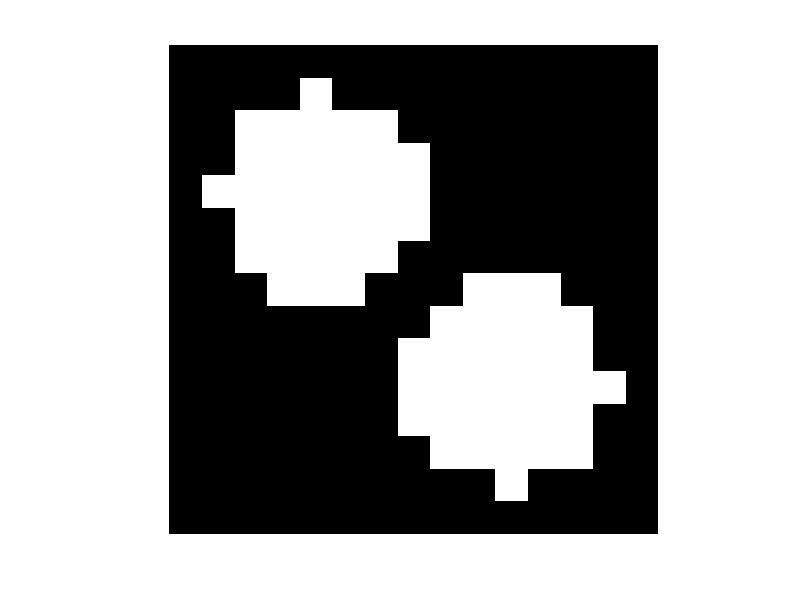
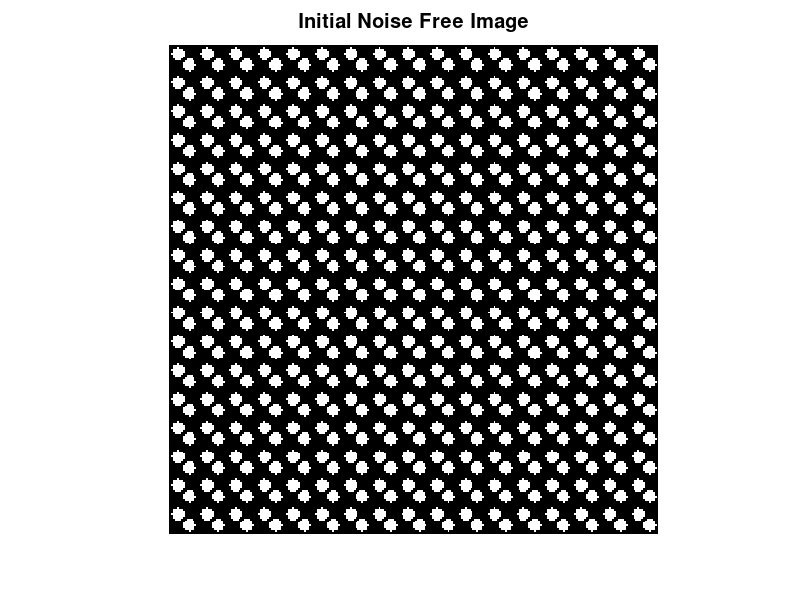

MATLAB code for these plots, in order: (Note: this script raises an error after producing the figures.)
%% Validation Of My Image Processing Algo:
close all
clear ; 
clc ; 

% Construct A Noisy Image For Testing:

center1 = -2.9 ;
center2 = -center1;
dist = sqrt(2*(2*center1)^2);
radius = dist/2.1 * 0.8;
lims = [floor(center1-1.1*radius) ceil(center2+1.1*radius)];
[x,y] = meshgrid(lims(1):lims(2));
bw1 = sqrt((x-center1).^2 + (y-center1).^2) <= radius;
bw2 = sqrt((x-center2).^2 + (y-center2).^2) <= radius;
bw  = bw1 | bw2 ;

% % Close mask with disk
radius = 1;
decomposition = 0;
se = strel('disk', radius, decomposition);
bw = imclose(bw, se);
figure(1) ; clf ; imshow(bw) ; 

bw = rescale(repmat(bw , [17 , 17])) ; 
% 
figure(2) ; clf ; 
imshow( bw , [] )
title('\fontsize{20}Initial Noise Free Image')

% Adding Noise:

% Black Image:
noise_img_black = imadjust(rgb2gray(imread('/Users/abhimanyudubey/Pictures/BIO MATH MODEL/Img_4_Noise/Black_Img.JPG'))) ; 
noise_img_gray  = imadjust(rgb2gray(imread('/Users/abhimanyudubey/Pictures/BIO MATH MODEL/Img_4_Noise/Grey_Img.TIF' ))) ; 

I1 = 50 : (50+size(bw , 1) - 1) ; % Default: 50 : (50+size(bw , 1) - 1) 
I2 = 70 : (70+size(bw , 2) - 1) ; % Default: 70 : (70+size(bw , 2) - 1)
noise_img_black = rescale(noise_img_black(I1 , I2) ); 
noise_img_gray  = rescale(noise_img_gray(I1 , I2) ); 

% % DELETE ME LATER:
% bw(end+1 , :) = 0 ; 
% bw(: , end+1) = 0 ;

figure(3) ; clf ; imshow(noise_img_black , []) ; 
title('\fontsize{20}Noisy Image 1')
figure(4) ; clf ; imshow(noise_img_gray  , []) ;
title('\fontsize{20}Noisy Image 2')


%
% img = uint16( rescale( imadjust( rescale( bw + 2*noise_img_black + 2*noise_img_gray) ) , 0 , 255 ) ) ; 

% noise_level_1 = 0.1 ; 
% noise_level_2 = 0.715 ; 

noise_level_1 = 3.5 ; 
noise_level_2 = 1.5 ;
img = imadjust( rescale( bw + (noise_level_1 * noise_img_black) + (noise_level_2*noise_img_gray) ) ) ; 

% img = imresize(img , 4 , 'bicubic') ; 
im_size = size(img) ; 

close all ; 
figure(5) ; clf ; 
imshow(img , []) ; 
title('\fontsize{20}Image Added With Noise') ; 

name = sprintf('Img_GN_%3.3f_.tif' , noise_level_2) ; 
imwrite(img , name , 'tif') ; 
 
%
%
% imwrite(img ,'myImg.tif' , 'tif' )
imwrite(img ,'myImg.png' , 'png' )

[img2 , BW2] = cell_image_BW_preprocessor_4validation(img , 1 , 0.6 , 3) ;  %% Sensitivity = 0.57   

% % % % % cell_image_BW_preprocessor(img , 1 , 0.57 , 3)
% figure(6) ; clf ; imshow(img2 , []) ;
% title('\fontsize{20}Image AFter Noise Removal')
% imwrite(img2 ,'myImg2.tiff' , 'tiff' )
% 
% figure(7) ; clf ; imshow(BW2 , []) ;
% title('\fontsize{20}BW Image Of Figure(5)') ; 


close all ; 
wFiltSize       =   3 ; 
medFiltSize     =   2 ;   %figure ; imshowpair(img , img2 , 'montage')
gauss_std       =   0.9 ; 

img2 = wiener2(img2 , wFiltSize*[1,1] ) ; 
% img2 = imsharpen(img2 , 'radius' , ...
%     1.05 , 'amount' , 1.6 , 'Threshold' , 0.7) ;
img2 = medfilt2(img2 , medFiltSize*[1,1] ) ; 
img2 = imgaussfilt(img2 , gauss_std ) ; 
BW3 = imregionalmax( img2 , 4) ;

CC = bwconncomp(BW3) ; 
CC.islandSize = cellfun( @length , CC.PixelIdxList )' 

figure ; imshowpair(img , img2 , 'montage')
figure ; imshowpair(img , BW3 , 'montage')

% figure(7) ; clf ;  
% calib_for_beads = 0.16 ; % MICRONS PER PIXEL
% %      CC = CC2 ;  % DELETE ME
% CC.islandSize = CC.islandSize * calib_for_beads * 1e3 ; 
% [y , x] = histcounts(CC.islandSize , 25) ; %  , Normalization="count") ; 
% x = ( x(1:end-1) + x(2:end) ) * 0.5 ;
% plot(x , y , 'or-' , 'linew' , 2.5 , 'markersize' , 14)
% leg = ['Mean = ' , num2str(mean(CC.islandSize)) ,' nm' , newline , ...
%     'Std. Deviation = ' , num2str(std(CC.islandSize)) , ' nm' , ...
%     newline , 'Std = ' , num2str(std(CC.islandSize)/mean(CC.islandSize)*100) , '% of Mean', ...
%     newline , 'No. Of Particles = ' , num2str(numel(CC.islandSize))] ; 
% legend(leg , 'location' , 'northeast')
% xlabel('Size Of Particles (Nanometers-(nm))')
% ylabel('Number Of Particles')
% title('Size Distribution Of All 500 Frames')
% axis xy ; axis square ; grid on ; 
% set(gca , 'linew' , 2.5 , 'fontsize' , 20 , 'fontweight' , 'bold')
% exportgraphics(gcf , 'size_dist_2.pdf' , 'Resolution' , 300 , 'ContentType' , 'vector')
% 
% % % % Percent Std Deviation In the Measurement Of Particle Size:
% % % % STD is Just 0.7% Of the mean value despite that much noise in the Image:
% percent_std = std(CC.islandSize) / mean(CC.islandSize) * 100 
% min_size    = min(CC.islandSize) ; 
% max_size    = max(CC.islandSize) ; 
% 
% clearvars -except img BW2 CC

% Final One Line Processing:

% [ img3 , BW3 , CC ] = bio_watershed_segmentation_4validation(img , 1800 , 2000  , 1) ; 

% Convert Linear Indicies to X-Y Subscripts:
[x , y] = cellfun( @(x) ind2sub(CC.ImageSize , x) , CC.PixelIdxList' , 'UniformOutput',0 ) ; 

% Find mean of each cell and concatenate the results:
CC.centroid = [ cellfun(@(x) mean(x) , y) , cellfun(@(x) mean(x) , x) ]  ; 

% 
% figure(10) ; clf ; imshow(img3) ; 
% title('\fontsize{20} Final Step: Img After Watershed Segmentation')
% imwrite(img3 ,'myImg3.tiff' , 'tiff' )
% 
% figure(11) ; clf ; imshow(BW3) ; 
% title('\fontsize{20} Seperating Overlapping Particles') ; 

close all ; 
figure(12) ; clf ; imshow(img) ; hold on ; 
plot(CC.centroid(: , 1) , CC.centroid(: ,2) , '.r' , 'LineWidth', 2.5 , 'MarkerSize',10) ; 
% plot(CC.centroid(: , 1) , CC.centroid(: ,2) , 'or' , 'LineWidth', 1.1 , 'MarkerSize',15) ;
fig_title = sprintf('Detecting %i Particles, BN = %2.2f , WN = %2.2f' , ...
    CC.NumObjects , noise_level_1 , noise_level_2) ; 
title(fig_title , 'FontSize',20) ; 

imwrite(img2 ,'myImg2.tiff' , 'tiff' )

%%





